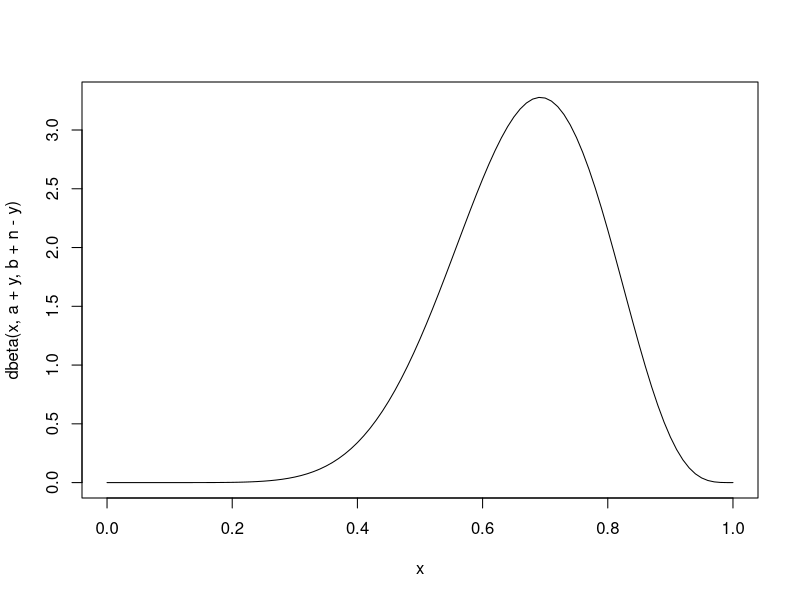
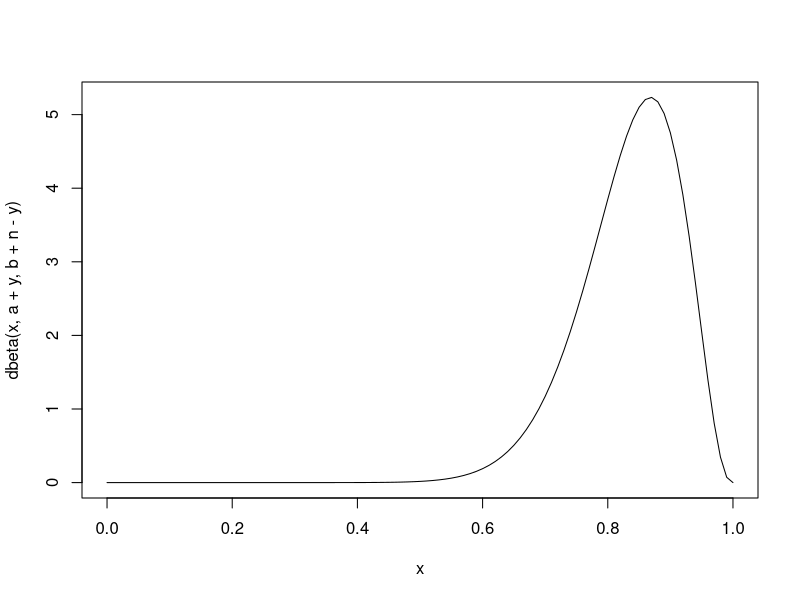

R code for these plots, in order: (Note: this script raises an error after producing the figures.)
## ---- chunk 1
a <- b <- 1
n <- 13
y <- 9
## ---- chunk 2
curve(dbeta(x, a+y, b+n-y))
## ---- chunk 3
(a+y)/(b+n-y)
## ---- chunk 4
qbeta(c(.025,.975), a+y, b+n-y)
## ---- chunk 5
1-pbeta(0.5, a+y, b+n-y)
## ---- chunk 6
a <- b <- 0.5
n <- 20
y <- 17
curve(dbeta(x, a+y, b+n-y))
qbeta(0.5, a+y, b+n-y)
c(qbeta(0.05, a+y, b+n-y), 1)
1-pbeta(0.9, a+y, b+n-y)
## ---- chunk 7
n <- 100
y <- 78
prop.test(y,n)
## ---- chunk 8
pt <- prop.test(y,n)
names(pt)
str(pt)
## ---- chunk 9
pt$estimate
## ---- chunk 10
pt$conf.int
## ---- chunk 11
prop.test(y, n, alternative = "less", conf.level = 0.9)$conf.int
## ---- chunk 12
y <- 694
n <- 934
prop.test(y, n)$conf.int

p <- y/n
p +c(-1,1)*qnorm(.975)*sqrt(p*(1-p)/n)

# If you turn off the continuity correction, you will get closer
prop.test(y, n, correct = FALSE)$conf.int
## ---- chunk 13
n <- 13
y <- 9
binom.test(y, n)
## ---- chunk 14
y <- 0
n <- 77
prop.test(y, n)$conf.int
binom.test(y, n)$conf.int
qbeta(c(0,.95), 1+y, 1+n-y)
## ---- chunk 15
(y <- rnorm(10, mean = 3.2, sd = 1.1))
## ---- chunk 16
(ybar <- mean(y))
## ---- chunk 17
n <- length(y)
s <- sd(y)

ybar + c(-1,1)*qt(.975, df = n-1)*s/sqrt(n)
## ---- chunk 18
t.test(y)
## ---- chunk 19
tt <- t.test(y)
tt$estimate
tt$conf.int
## ---- chunk 20
x
y
m
s
s$r.squared
